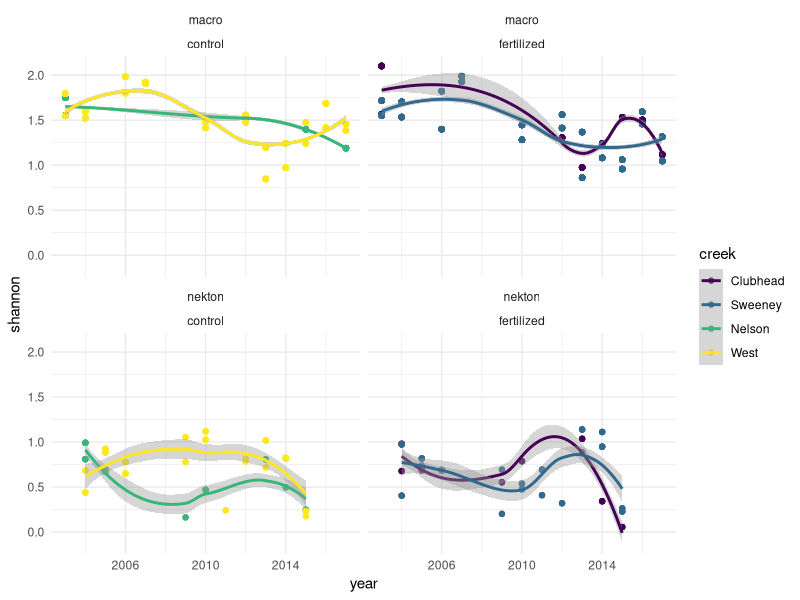
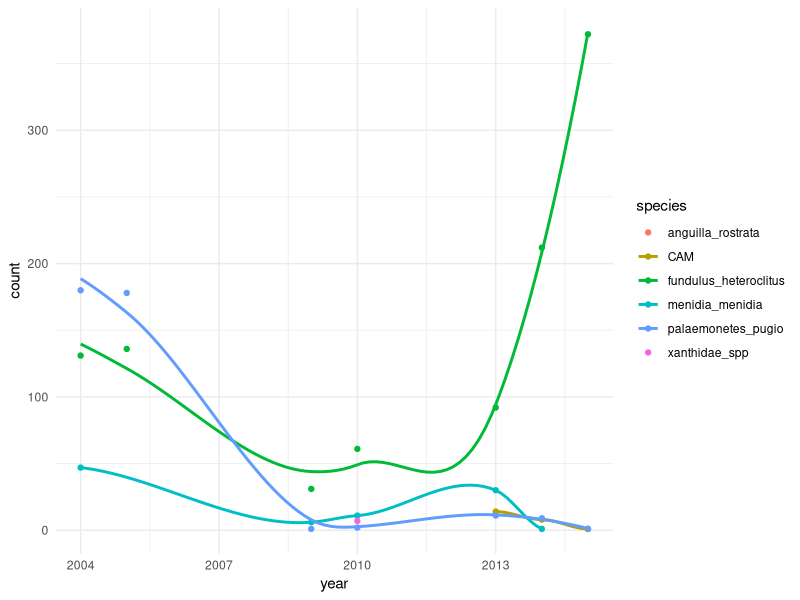
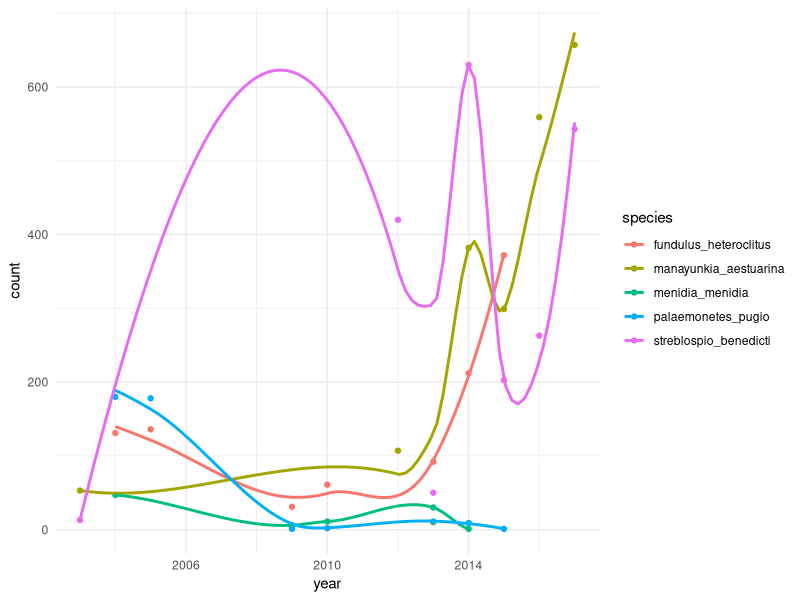
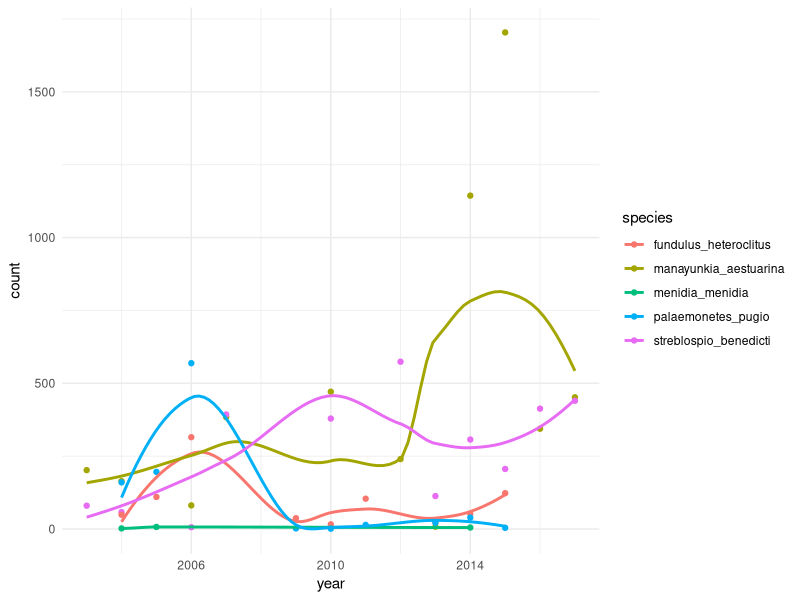
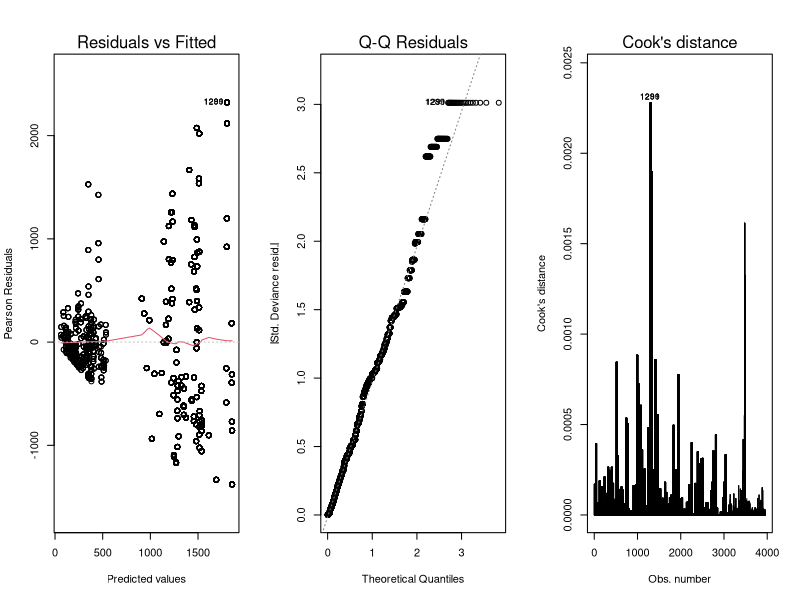
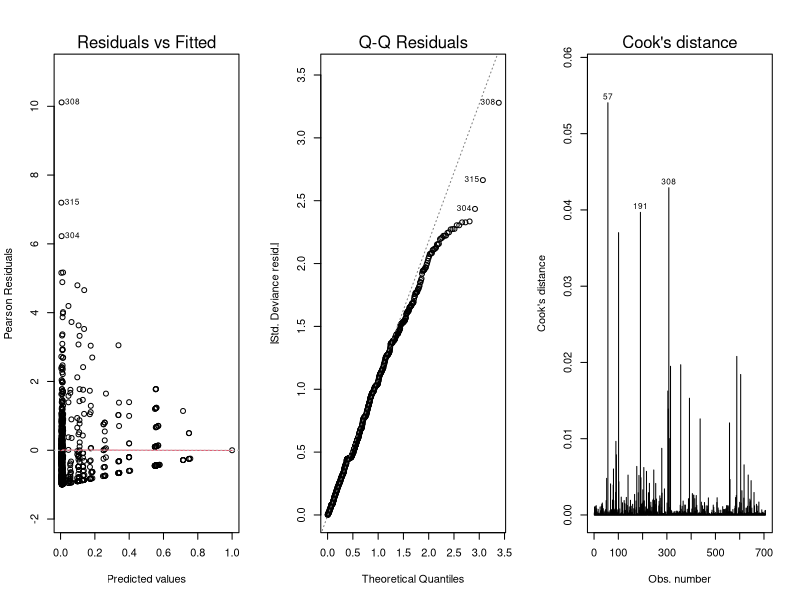
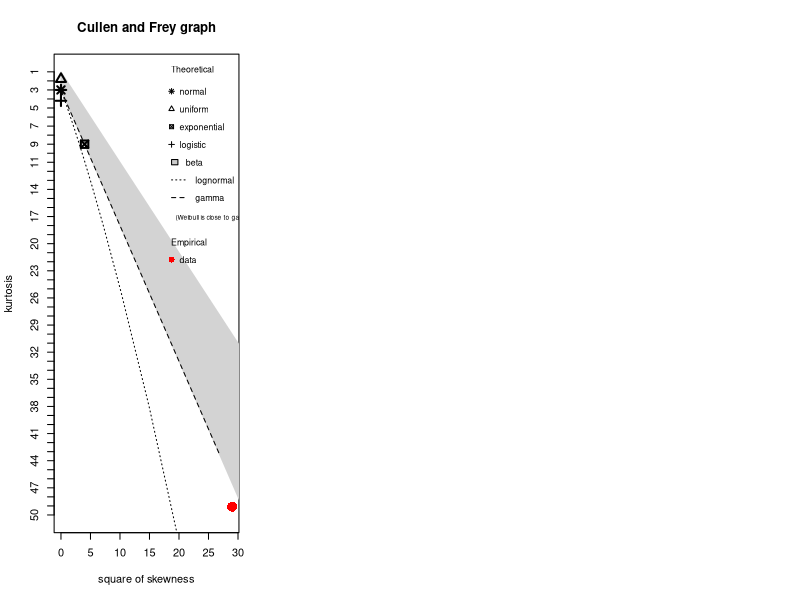

Source code (R) for these figures, in order:
## ---- chunk 1
library(tidyverse)
library(readr)
library(car)
library(fitdistrplus)
library(emmeans)
nektonxmacro <- read_csv('../data/nektonxmacro.csv')
nektonxmacro$creek <- factor(nektonxmacro$creek, levels = c('Clubhead', 'Sweeney', 'Nelson', 'West'))
## ---- chunk 2
nektonxmacro %>% filter(month == 8) %>% ggplot(aes(x = year, y =  shannon, color = creek)) +
  geom_point() +
  stat_smooth() +
  facet_wrap(type~treatment) +
  theme_minimal() +
  scale_color_viridis_d()
## ---- chunk 3
nektonxmacro %>% filter(creek == 'Clubhead', type == 'nekton', month == 8, branch == 'Right') %>% ggplot(aes(x = year, y = count, color = species)) +
  geom_point() +
  stat_smooth(se=FALSE) +
  theme_minimal()
## ---- chunk 4
nektonxmacro %>% filter(creek == 'Clubhead', month == 8, species %in% c('palaemonetes_pugio', 'fundulus_heteroclitus', 'streblospio_benedicti', 'manayunkia_aestuarina', 'menidia_menidia'), branch == 'Right') %>% ggplot(aes(x = year, y = count, color = species)) +
  geom_point() +
  theme_minimal() +
  stat_smooth(se = FALSE)
## ---- chunk 5
nektonxmacro %>% filter(creek == 'Sweeney', month == 8, species %in% c('palaemonetes_pugio', 'fundulus_heteroclitus', 'streblospio_benedicti', 'manayunkia_aestuarina', 'menidia_menidia'), branch == 'Right') %>% ggplot(aes(x = year, y = count, color = species)) +
  geom_point() +
  theme_minimal() +
  stat_smooth(se = FALSE)
## ---- chunk 6
creek_effect <- glm(total_count ~ date + creek * type, data = nektonxmacro)
contrast(emmeans(creek_effect, ~ creek | type))
## ---- chunk 7
par(mfrow=c(1,3))
plot(creek_effect, which = c(1, 2, 4))
## ---- chunk 8
nekton_subset <- nektonxmacro %>% filter(type == 'nekton', species %in% c('anguilla_rostrata', 'crangon_septemspinosa', 'fundulus_heteroclitus', 'menidia_menidia', 'palaemonetes_pugio', 'pungitius_pungitius', 'xanthidae_spp'))
key_nekton_effect <- glm(count ~ date + creek * species, data = nekton_subset, family = 'Gamma')
nek.emm <- emmeans(key_nekton_effect, ~ creek | species)
contrast(regrid(nek.emm))
## ---- chunk 9
par(mfrow=c(1,3))
plot(key_nekton_effect, which = c(1, 2, 4))
## ---- chunk 10
descdist(nekton_subset$count)
## ---- chunk 11
creek_effect <- glm(shannon ~ date + creek * type, data = nektonxmacro)
contrast(emmeans(creek_effect, ~ creek | type))
